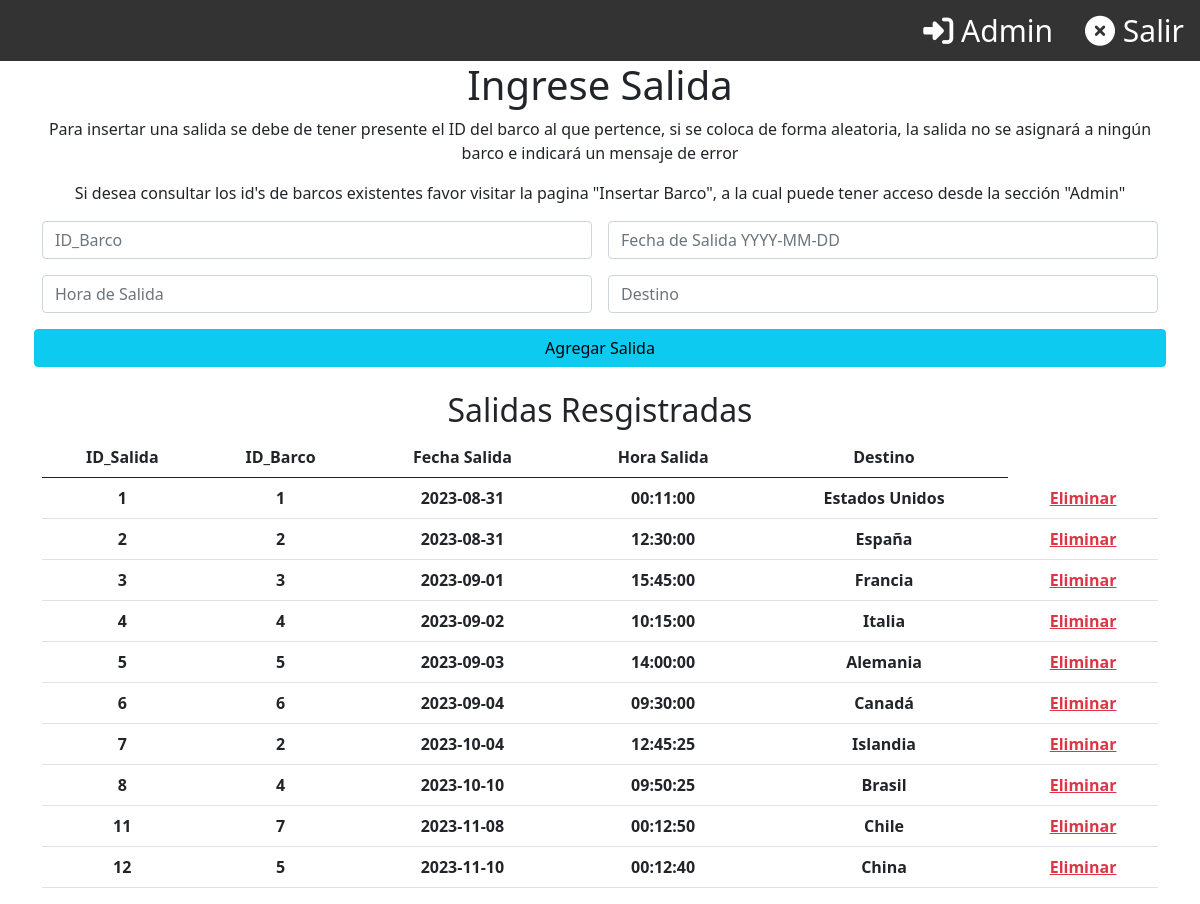
The app's page /Club_Nautico/paginas/administrador/insertar_salida.php with its own data.
### tables this page shows
CREATE TABLE `salidas` (
  `id_salida` int(11) NOT NULL AUTO_INCREMENT,
  `id_barco` int(11) DEFAULT NULL,
  `fecha_salida` date DEFAULT NULL,
  `hora_salida` time DEFAULT NULL,
  `destino` varchar(45) DEFAULT NULL,
  PRIMARY KEY (`id_salida`),
  KEY `id_barco` (`id_barco`),
  CONSTRAINT `salidas_ibfk_1` FOREIGN KEY (`id_barco`) REFERENCES `barcos` (`id_barco`)
);

### Club_Nautico/paginas/administrador/insertar_salida.php (the view, shortened to what this page needs)
<?php
    $con = connection();
    $consultar ="select * from salidas";
    $query = mysqli_query($con, $consultar);
    include("../../paginas/plantillas/section_superior_2.php");
?>
<div class="grid text-center" style="--bs-columns: 3;">
        <form action="insertarSalida.php" method="POST">
            <h1 class="text-center">Ingrese Salida</h1>
            <p>Para insertar una salida se debe de tener presente el ID del barco al que pertence, si se coloca de forma aleatoria, la salida no se asignará a ningún barco e indicará un mensaje de error</p>
            <p>Si desea consultar los id's de barcos existentes favor visitar la pagina "Insertar Barco", a la cual puede tener acceso desde la sección "Admin"</p>
            <div class="row g-3">
                <div class="col-md-6">
                    <input type="text" name="id" placeholder="ID_Barco" class="form-control" required>
                </div>
                <div class="col-md-6">
                    <input type="text" name="fecha" placeholder="Fecha de Salida YYYY-MM-DD" class="form-control" required>
                </div>
                <div class="col">
                    <input type="text" name="hora" placeholder="Hora de Salida" class="form-control" required>
                </div>
                <div class="col-md-6">
                    <input type="text" name="destino" placeholder="Destino" class="form-control" required>
                </div>
                <input type="submit" value="Agregar Salida" class="btn btn-info">
            </div>
        </form>
    </div>
    <br>
    <div  class="grid text-center" style="--bs-columns: 3;">
        <h2>Salidas Resgistradas</h2>
        <table class="table">
            <thead>
                <tr>
                    <th scope="col">ID_Salida</th>
                    <th scope="col">ID_Barco</th>
                    <th scope="col">Fecha Salida</th>
                    <th scope="col">Hora Salida</th>
                    <th scope="col">Destino</th>
                </tr>
            </thead>
            <tbody>
            <?php while($row = mysqli_fetch_array($query)): ?>
                    <tr>
                        <th> <?= $row['id_salida'] ?> </th>
                        <th> <?= $row['id_barco'] ?> </th>
                        <th> <?= $row['fecha_salida'] ?> </th>
                        <th> <?= $row['hora_salida'] ?> </th>
                        <th> <?= $row['destino'] ?> </th>
                        <th><a href="eliminar_salida.php?id= <?= $row['id_salida']?>" class="link-danger link-offset-2 link-underline-opacity-25 link-underline-opacity-100-hover">Eliminar</a></th>
                    </tr>
                <?php endwhile; ?>
            </tbody>
        </table>
    </div>

### Club_Nautico/paginas/plantillas/section_superior_2.php (style rules this page uses)
body { margin: 0; padding: 0; display: flex; flex-direction: column; min-height: 100vh; }
.content { flex: 1; }

### records on screen
salidas: id_salida "1", id_barco "1", fecha_salida "2023-08-31", hora_salida "00:11:00", destino "Estados Unidos"
salidas: id_salida "2", id_barco "2", fecha_salida "2023-08-31", hora_salida "12:30:00", destino "España"
salidas: id_salida "3", id_barco "3", fecha_salida "2023-09-01", hora_salida "15:45:00", destino "Francia"
salidas: id_salida "4", id_barco "4", fecha_salida "2023-09-02", hora_salida "10:15:00", destino "Italia"
salidas: id_salida "5", id_barco "5", fecha_salida "2023-09-03", hora_salida "14:00:00", destino "Alemania"
salidas: id_salida "6", id_barco "6", fecha_salida "2023-09-04", hora_salida "09:30:00", destino "Canadá"
salidas: id_salida "7", id_barco "2", fecha_salida "2023-10-04", hora_salida "12:45:25", destino "Islandia"
salidas: id_salida "8", id_barco "4", fecha_salida "2023-10-10", hora_salida "09:50:25", destino "Brasil"
salidas: id_salida "11", id_barco "7", fecha_salida "2023-11-08", hora_salida "00:12:50", destino "Chile"
salidas: id_salida "12", id_barco "5", fecha_salida "2023-11-10", hora_salida "00:12:40", destino "China"
